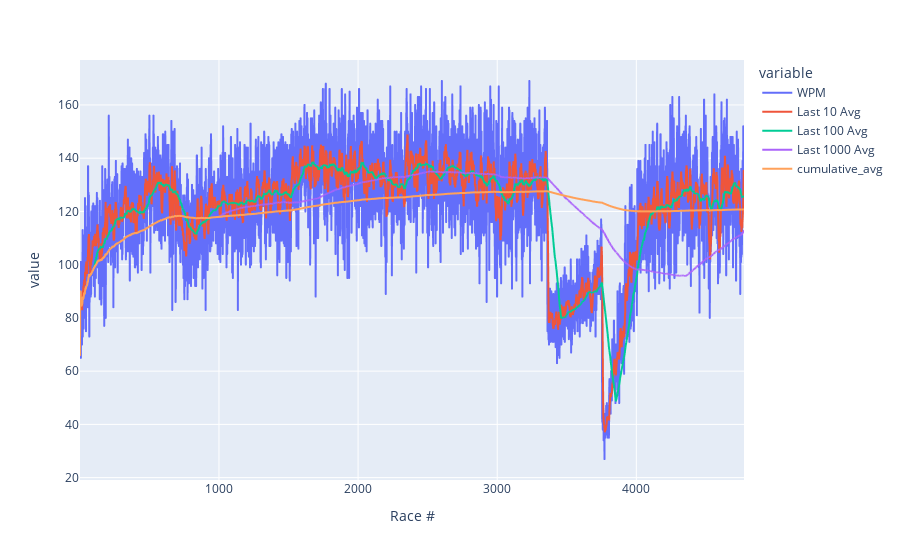

Write notebook code for a chart like this one.
### Markdown cell above
Creating interactive charts using Plotly express: (Note: because these are HTML files, they won't display on GitHub; instead, you'll need to download and run the Jupyter notebook on your computer to view them.)

### Code cell
race_line_plot = px.line(df_race_data, x = 'Race #', y = ['WPM', 'Last 10 Avg', 'Last 100 Avg', 'Last 1000 Avg', 'cumulative_avg'])
race_line_plot.write_html('html_output/race_line_plot.html')
race_line_plot

### Figure 1 — Plotly figure (JSON) as saved in the notebook; plotly's stock layout.template omitted (floating-point values rounded to 4 significant figures; data arrays with more than 128 entries replaced by an {"elided": "..."} marker saying what was removed)
{"data": [{"hovertemplate": "variable=WPM<br>Race #=%{x}<br>value=%{y}<extra></extra>", "legendgroup": "WPM", "line": {"color": "#636efa", "dash": "solid"}, "marker": {"symbol": "circle"}, "mode": "lines", "name": "WPM", "showlegend": true, "type": "scattergl", "x": {"elided": "4774 int values"}, "xaxis": "x", "y": {"elided": "4774 int values"}, "yaxis": "y"}, {"hovertemplate": "variable=Last 10 Avg<br>Race #=%{x}<br>value=%{y}<extra></extra>", "legendgroup": "Last 10 Avg", "line": {"color": "#EF553B", "dash": "solid"}, "marker": {"symbol": "circle"}, "mode": "lines", "name": "Last 10 Avg", "showlegend": true, "type": "scattergl", "x": {"elided": "4774 int values"}, "xaxis": "x", "y": {"elided": "4774 float values"}, "yaxis": "y"}, {"hovertemplate": "variable=Last 100 Avg<br>Race #=%{x}<br>value=%{y}<extra></extra>", "legendgroup": "Last 100 Avg", "line": {"color": "#00cc96", "dash": "solid"}, "marker": {"symbol": "circle"}, "mode": "lines", "name": "Last 100 Avg", "showlegend": true, "type": "scattergl", "x": {"elided": "4774 int values"}, "xaxis": "x", "y": {"elided": "4774 float values"}, "yaxis": "y"}, {"hovertemplate": "variable=Last 1000 Avg<br>Race #=%{x}<br>value=%{y}<extra></extra>", "legendgroup": "Last 1000 Avg", "line": {"color": "#ab63fa", "dash": "solid"}, "marker": {"symbol": "circle"}, "mode": "lines", "name": "Last 1000 Avg", "showlegend": true, "type": "scattergl", "x": {"elided": "4774 int values"}, "xaxis": "x", "y": {"elided": "4774 float values"}, "yaxis": "y"}, {"hovertemplate": "variable=cumulative_avg<br>Race #=%{x}<br>value=%{y}<extra></extra>", "legendgroup": "cumulative_avg", "line": {"color": "#FFA15A", "dash": "solid"}, "marker": {"symbol": "circle"}, "mode": "lines", "name": "cumulative_avg", "showlegend": true, "type": "scattergl", "x": {"elided": "4774 int values"}, "xaxis": "x", "y": {"elided": "4774 float values"}, "yaxis": "y"}], "layout": {"legend": {"title": {"text": "variable"}, "tracegroupgap": 0}, "margin": {"t": 60}, "xaxis": {"anchor": "y", "domain": [0, 1], "title": {"text": "Race #"}}, "yaxis": {"anchor": "x", "domain": [0, 1], "title": {"text": "value"}}}}
